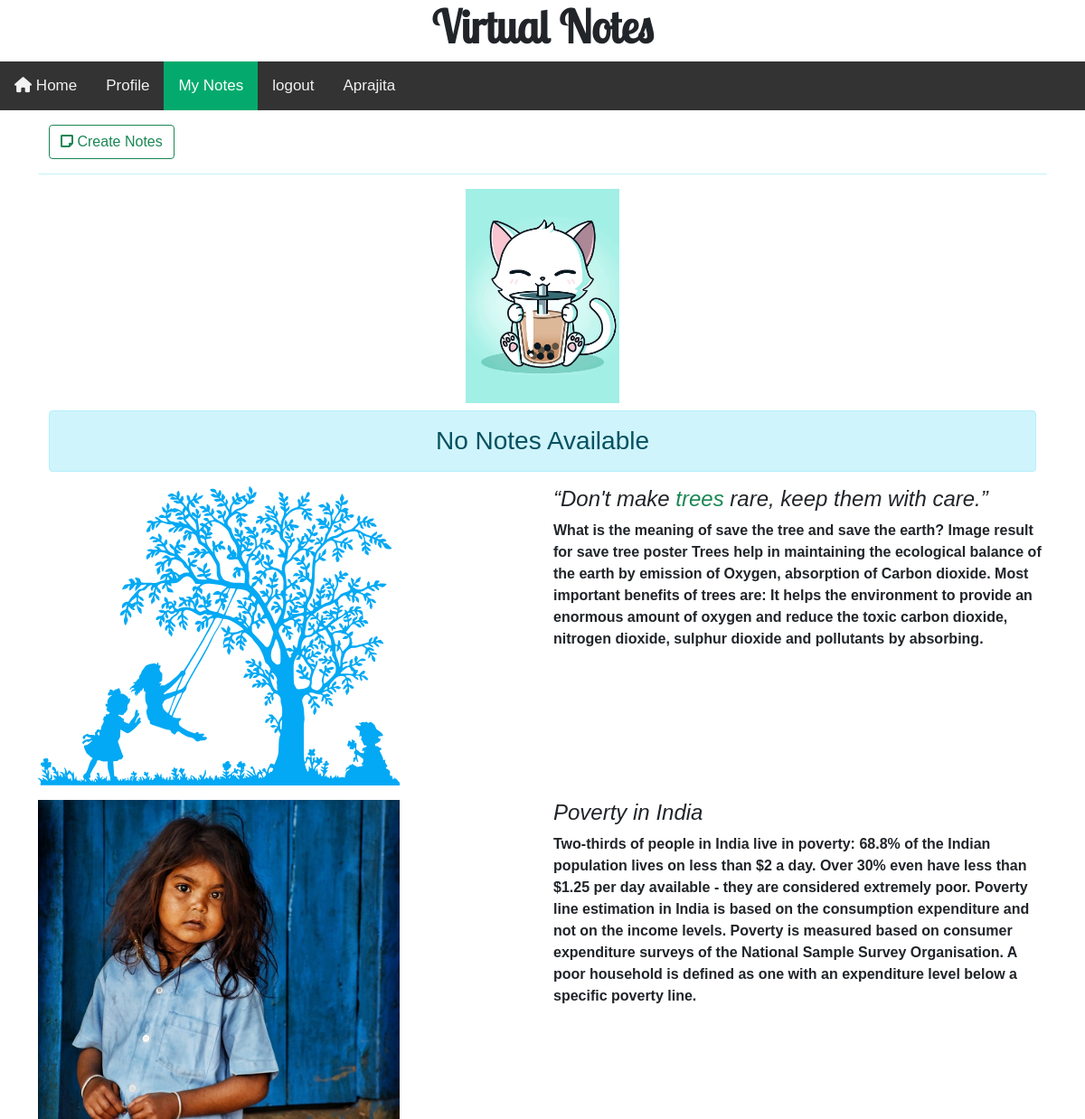
/mynotes/all/saticky/ (signed in), run on an earlier commit of the app's database.
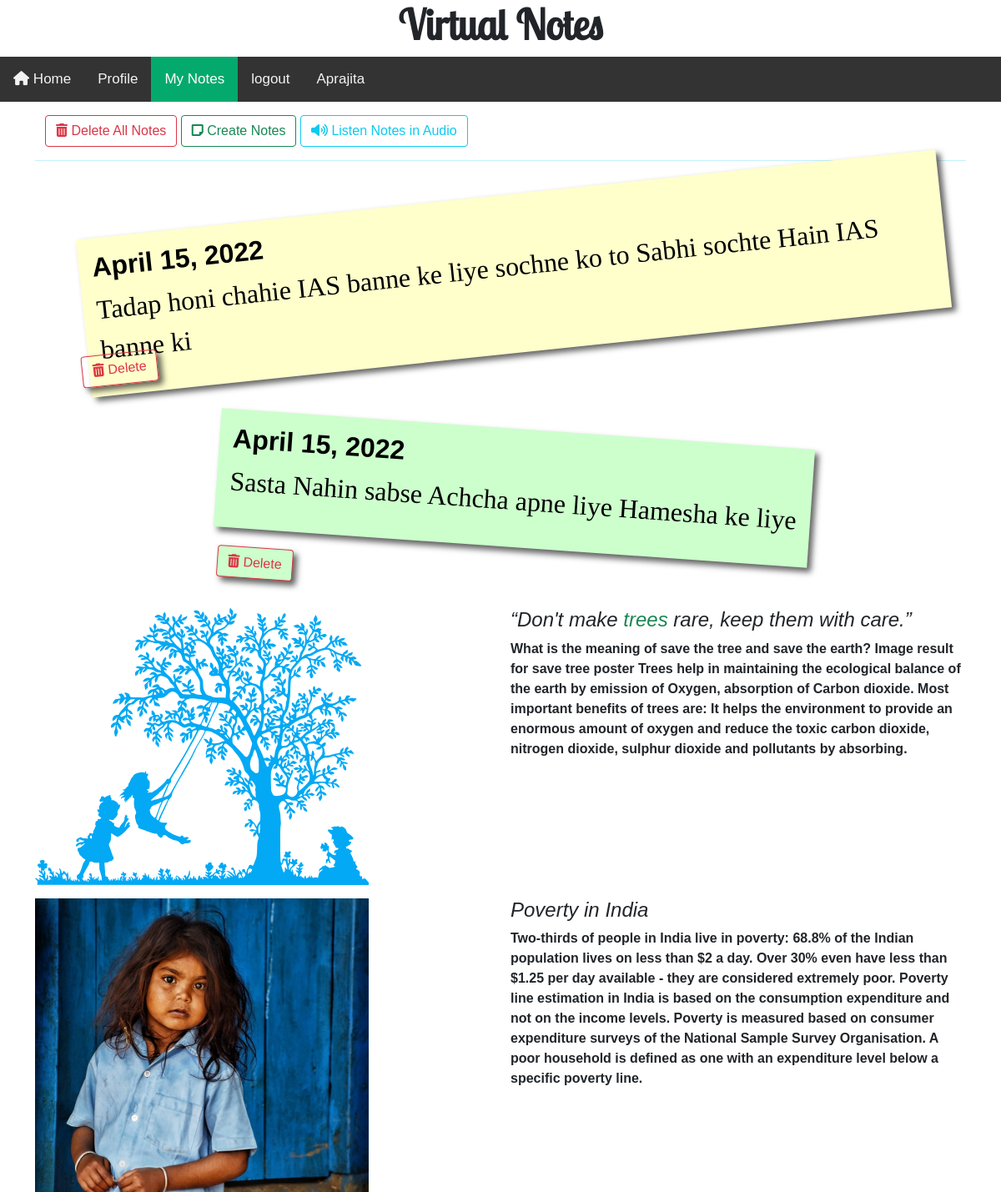
And on a later commit of the database.
### myNotes/models.py (models this page shows)
class StickyNotes(models.Model):
    textIs = models.TextField(null = False)
    dateOf = models.DateField(null = False)
    userid = models.ForeignKey(User,on_delete=models.CASCADE)

### myNotes/views.py (called while the page is built)
@(middleware.verification)
def showAllStickyNotes(request):
    if request.isverified:
        uname = request.name
        stckynts = StickyNotes.objects.filter(userid = User.objects.get(email = request.email))
        return render(request,'myNotes/allSticky.html',{
            'uname':uname,
        'data': stckynts
        })
    else:
        return HttpResponseRedirect('/user/login/')

### myNotes/templates/myNotes/allSticky.html (shortened to what this page needs)
{% extends 'core/base.html' %}
{% load static %}
{% block link %}
<link rel="stylesheet" href="{% static 'myNotes/css/sticky.css' %}">
{% endblock link %}
{% block content %}
{% include 'core/nav.html' with o1='Home' o1l='/' o2='Profile' o2l='/mynotes/profile/' o3='My Notes' ac3='active' o3l='/mynotes/crt/sticky/notes/' o4='logout' o4l='/user/logout/' uname=uname %}
<div class="container mt-3">
    {% if data %}
    <div class="container mt-3">
        <a href="{% url 'allStickyNotesDeleted' %}" class="btn btn-outline-danger"><i class="fa-solid fa-trash-can"></i> Delete All Notes</a>
        <a href="/mynotes/crt/sticky/notes/" class="btn btn-outline-success"><i class="fa-solid fa-note-sticky"></i> Create Notes</a>
        <a href="{% url 'spksnts' %}" class="btn btn-outline-info"><i class="fa-solid fa-volume-high"></i> Listen Notes in Audio</a>
    </div>
<hr class="text-info">
    <ul>
    {% for i in data %}
        <li >
          <a href="#" contenteditable>
            <h2>{{i.dateOf}}</h2>
            <p>{{i.textIs}} </p>
            <a href="/mynotes/delete/sticky/{{i.id}}/" class="btn btn-outline-danger"><i class="fa-solid fa-trash-can"></i> Delete</a>
          </a>
        </li>
    {% endfor %}
</ul>
    {% else %}
    <div class="container mt-3">
        <a href="/mynotes/crt/sticky/notes/" class="btn btn-outline-success"><i class="fa-solid fa-note-sticky"></i> Create Notes</a>
    </div>
    <hr class="text-info">
    <div class="container mt-3 text-center">
        <img src="{% static 'myNotes/img/sorry.jpg' %}" alt="" class="img-fluid text-center" width="170px">
        <h3 class="text-center alert alert-info mt-2">No Notes Available</h3>
    </div>
    {% endif %}
</div>
<div class="container mt-3">
<div class="row">
    <div class="col-sm-6">
        <img src="{% static 'myNotes/img/tree.svg' %}" alt="" class="img-fluid text-center" width="400px">
    </div>
    <div class="col-sm-6">
        <h4 class="text-dark">
            <em>“Don't make <span class="text-success">trees</span> rare, keep them with care.” </em>
        </h4>
        <b class="text-dark">
                What is the meaning of save the tree and save the earth?
Image result for save tree poster
Trees help in maintaining the ecological balance of the earth by emission of Oxygen, absorption of Carbon dioxide. Most important benefits of trees are: It helps the environment to provide an enormous amount of oxygen and reduce the toxic carbon dioxide, nitrogen dioxide, sulphur dioxide and pollutants by absorbing.
        </b>
    </div>
</div>
</div>
<div class="container mt-3">
<div class="row">
    <div class="col-sm-6">
        <img src="{% static 'myNotes/img/poor.jpg' %}" alt="" class="img-fluid text-center" width="400px">
    </div>
    <div class="col-sm-6">
        <h4 class="text-dark">
            <em>Poverty in India</em>
        </h4>
        <b class="text-dark">
            Two-thirds of people in India live in poverty: 68.8% of the Indian population lives on less than $2 a day. Over 30% even have less than $1.25 per day available - they are considered extremely poor.
Poverty line estimation in India is based on the consumption expenditure and not on the income levels. Poverty is measured based on consumer expenditure surveys of the National Sample Survey Organisation. A poor household is defined as one with an expenditure level below a specific poverty line.
        </b>
    </div>
</div>
</div>
{% endblock content %}

What changed in the data, as far as the page shows it:
added StickyNotes: dateOf "April 15, 2022", textIs "Tadap honi chahie IAS banne ke liye sochne ko to Sabhi sochte Hain IAS banne ki"
added StickyNotes: dateOf "April 15, 2022", textIs "Sasta Nahin sabse Achcha apne liye Hamesha ke liye"
Also different on the page:
text no longer shown: "No Notes Available"
text now shown: "Delete All Notes Listen Notes in Audio"
